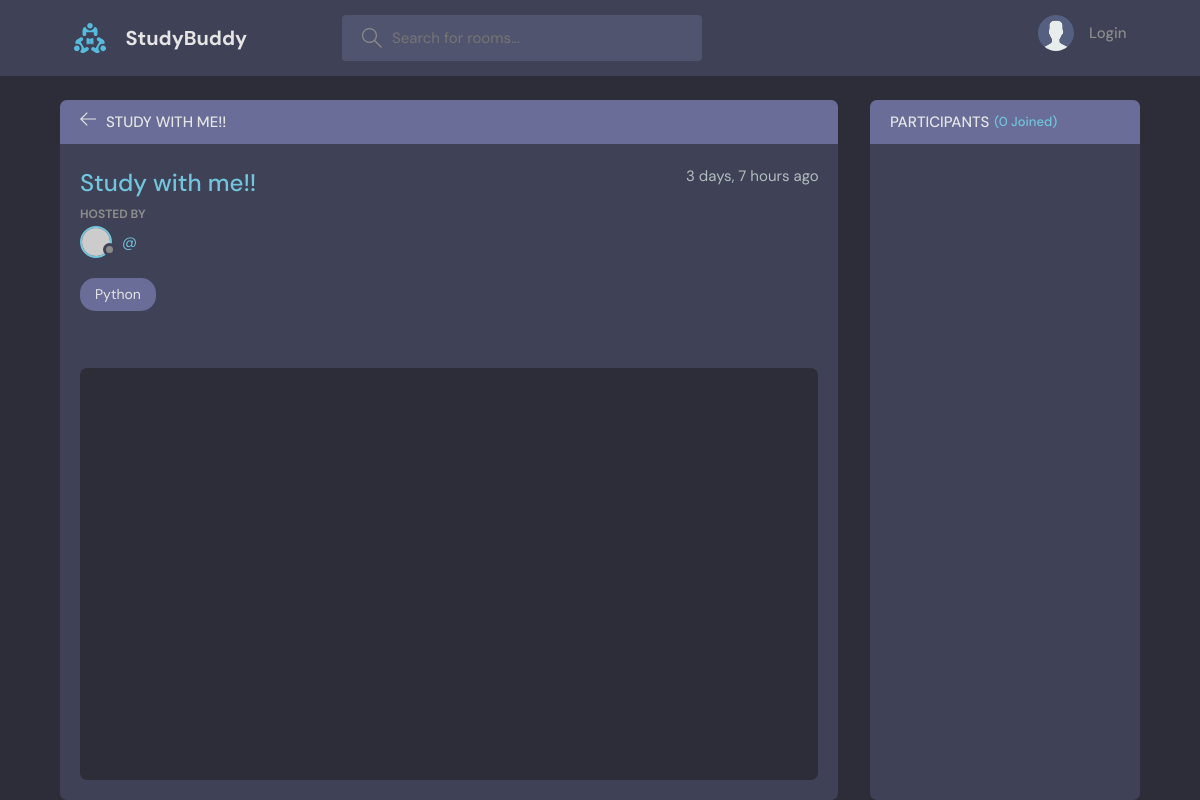
Before: /room/5/ with the older database file.
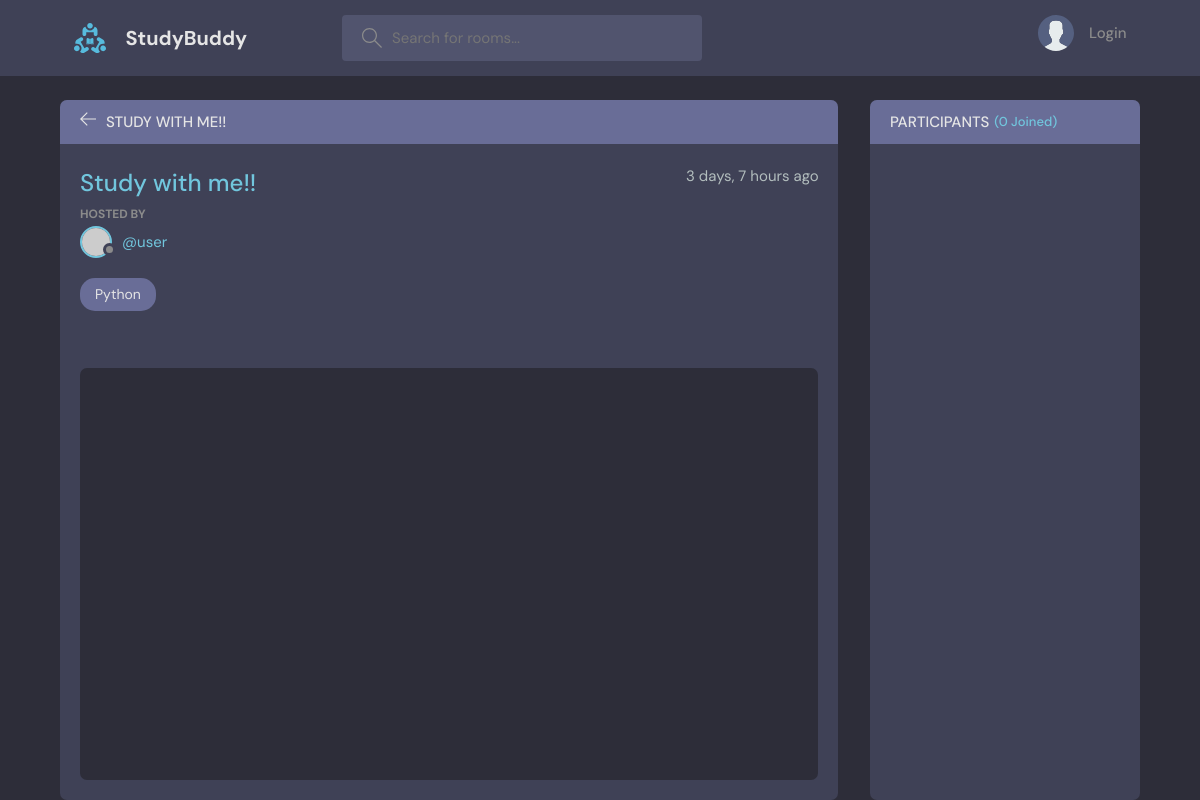
After: the same page with the newer database file.
### base/models.py (models this page shows, shortened)
class Room(models.Model):
    host = models.ForeignKey(User, on_delete=models.SET_NULL, null=True)
    topic = models.ForeignKey(Topic, on_delete=models.SET_NULL, null=True)
    name = models.CharField(max_length=200)
    description = models.TextField(null=True, blank=True)
    participants = models.ManyToManyField(User, related_name='participants', blank=True)
    updated = models.DateTimeField(auto_now=True)
    created = models.DateTimeField(auto_now_add=True)
    class Meta:
        ordering = ['-updated', '-created']

class Topic(models.Model):
    name = models.CharField(max_length=200)
    def __str__(self):
        return self.name

### base/views.py (the view, shortened to what this page needs)
# urls.py: path('room/<str:pk>/', views.room, name='room'),
def room(request, pk):
    room = Room.objects.get(id=pk)
    room_messages = room.message_set.all()
    participants = room.participants.all()
    context = {'room': room, 'room_messages': room_messages, 'participants': participants}
    return render(request, 'base/room.html', context)

### base/templates/base/room.html (shortened to what this page needs)
{% extends 'main.html' %}
{% block content %}
    <main class="profile-page layout layout--2">
      <div class="container">
        <div class="room">
          <div class="room__top">
            <div class="room__topLeft">
              <a href="{% url "home" %}">
                <svg version="1.1" xmlns="http://www.w3.org/2000/svg" width="32" height="32" viewBox="0 0 32 32">
                  <title>arrow-left</title>
                  <path
                    d="M13.723 2.286l-13.723 13.714 13.719 13.714 1.616-1.611-10.96-10.96h27.625v-2.286h-27.625l10.965-10.965-1.616-1.607z"
                  ></path>
                </svg>
              </a>
              <h3>{{room.name}}</h3>
            </div>
          </div>
          <div class="room__box scroll">
            <div class="room__header scroll">
              <div class="room__info">
                <h3>{{room.name}}</h3>
                <span>{{room.created|timesince}} ago</span>
              </div>
              <div class="room__hosted">
                <p>Hosted By</p>
                <a href="{% url "room" room.host.id %}" class="room__author">
                  <div class="avatar avatar--small">
                    <img src="https://randomuser.me/api/portraits/men/37.jpg" />
                  </div>
                  <span>@{{room.host.username}}</span>
                </a>
              </div>
              <span class="room__topics">{{room.topic}}</span>
            </div>
            <div class="room__conversation">
              <div class="threads scroll">
              </div>
            </div>
          </div>
        </div>
        <div class="participants">
          <h3 class="participants__top">Participants <span>({{participants.count}} Joined)</span></h3>
          <div class="participants__list scroll">
          </div>
        </div>
      </div>
    </main>
{% endblock %}

Changed rows visible on the page:
changed Room "Study with me!!": host.username (not shown) → "user"
